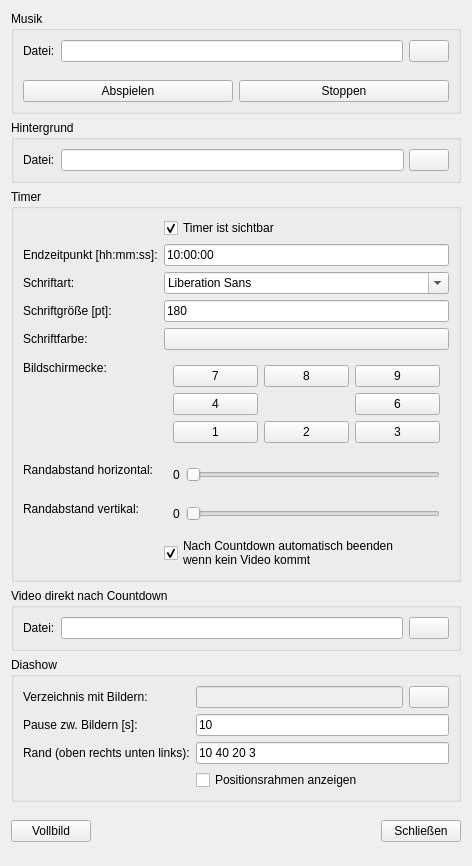
<?xml version="1.0" encoding="UTF-8"?>
<ui version="4.0">
 <class>Form</class>
 <widget class="QWidget" name="Form">
  <property name="geometry">
   <rect>
    <x>0</x>
    <y>0</y>
    <width>472</width>
    <height>866</height>
   </rect>
  </property>
  <property name="windowTitle">
   <string>Countdown Galerie Konfiguration</string>
  </property>
  <layout class="QVBoxLayout" name="verticalLayout_2">
   <item>
    <widget class="QGroupBox" name="groupBox_4">
     <property name="title">
      <string>Musik</string>
     </property>
     <layout class="QVBoxLayout" name="verticalLayout">
      <property name="spacing">
       <number>0</number>
      </property>
      <property name="leftMargin">
       <number>0</number>
      </property>
      <property name="topMargin">
       <number>0</number>
      </property>
      <property name="rightMargin">
       <number>0</number>
      </property>
      <property name="bottomMargin">
       <number>0</number>
      </property>
      <item>
       <widget class="QWidget" name="widget_6" native="true">
        <layout class="QHBoxLayout" name="horizontalLayout_5">
         <item>
          <widget class="QLabel" name="label_12">
           <property name="text">
            <string>Datei:</string>
           </property>
          </widget>
         </item>
         <item>
          <widget class="QLineEdit" name="_music_fn_label">
           <property name="readOnly">
            <bool>true</bool>
           </property>
          </widget>
         </item>
         <item>
          <widget class="QPushButton" name="_music_fn_button">
           <property name="text">
            <string/>
           </property>
          </widget>
         </item>
        </layout>
       </widget>
      </item>
      <item>
       <widget class="QWidget" name="widget_7" native="true">
        <layout class="QHBoxLayout" name="horizontalLayout_6">
         <item>
          <widget class="QPushButton" name="_music_play_button">
           <property name="text">
            <string>Abspielen</string>
           </property>
          </widget>
         </item>
         <item>
          <widget class="QPushButton" name="_music_stop_button">
           <property name="text">
            <string>Stoppen</string>
           </property>
          </widget>
         </item>
        </layout>
       </widget>
      </item>
     </layout>
    </widget>
   </item>
   <item>
    <widget class="QGroupBox" name="groupBox_2">
     <property name="title">
      <string>Hintergrund</string>
     </property>
     <layout class="QFormLayout" name="formLayout">
      <item row="0" column="0">
       <widget class="QLabel" name="label_7">
        <property name="text">
         <string>Datei:</string>
        </property>
       </widget>
      </item>
      <item row="0" column="1">
       <widget class="QWidget" name="widget_4" native="true">
        <layout class="QHBoxLayout" name="horizontalLayout_3">
         <property name="spacing">
          <number>5</number>
         </property>
         <property name="leftMargin">
          <number>0</number>
         </property>
         <property name="topMargin">
          <number>0</number>
         </property>
         <property name="rightMargin">
          <number>0</number>
         </property>
         <property name="bottomMargin">
          <number>0</number>
         </property>
         <item>
          <widget class="QLineEdit" name="_bg_fn_label">
           <property name="minimumSize">
            <size>
             <width>200</width>
             <height>0</height>
            </size>
           </property>
           <property name="readOnly">
            <bool>true</bool>
           </property>
          </widget>
         </item>
         <item>
          <widget class="QPushButton" name="_bg_fn_button">
           <property name="text">
            <string/>
           </property>
          </widget>
         </item>
        </layout>
       </widget>
      </item>
     </layout>
    </widget>
   </item>
   <item>
    <widget class="QGroupBox" name="groupBox">
     <property name="title">
      <string>Timer</string>
     </property>
     <layout class="QFormLayout" name="formLayout_2">
      <item row="0" column="1">
       <widget class="QCheckBox" name="_visible_timer_cb">
        <property name="text">
         <string>Timer ist sichtbar</string>
        </property>
        <property name="checked">
         <bool>true</bool>
        </property>
       </widget>
      </item>
      <item row="1" column="0">
       <widget class="QLabel" name="label_2">
        <property name="text">
         <string>Endzeitpunkt [hh:mm:ss]:</string>
        </property>
       </widget>
      </item>
      <item row="1" column="1">
       <widget class="QLineEdit" name="_end_time_input">
        <property name="text">
         <string>10:00:00</string>
        </property>
       </widget>
      </item>
      <item row="2" column="0">
       <widget class="QLabel" name="label_11">
        <property name="text">
         <string>Schriftart:</string>
        </property>
       </widget>
      </item>
      <item row="2" column="1">
       <widget class="QFontComboBox" name="_font_select"/>
      </item>
      <item row="3" column="0">
       <widget class="QLabel" name="label_3">
        <property name="text">
         <string>Schriftgröße [pt]:</string>
        </property>
       </widget>
      </item>
      <item row="3" column="1">
       <widget class="QLineEdit" name="_font_size_input">
        <property name="text">
         <string>180</string>
        </property>
       </widget>
      </item>
      <item row="4" column="0">
       <widget class="QLabel" name="label">
        <property name="text">
         <string>Schriftfarbe:</string>
        </property>
       </widget>
      </item>
      <item row="4" column="1">
       <widget class="QPushButton" name="_font_color_button">
        <property name="text">
         <string/>
        </property>
       </widget>
      </item>
      <item row="5" column="0">
       <widget class="QLabel" name="label_4">
        <property name="text">
         <string>Bildschirmecke:</string>
        </property>
       </widget>
      </item>
      <item row="5" column="1">
       <widget class="QWidget" name="widget" native="true">
        <layout class="QGridLayout" name="gridLayout">
         <item row="1" column="0">
          <widget class="QPushButton" name="_corner_4_button">
           <property name="text">
            <string>4</string>
           </property>
          </widget>
         </item>
         <item row="0" column="1">
          <widget class="QPushButton" name="_corner_8_button">
           <property name="text">
            <string>8</string>
           </property>
          </widget>
         </item>
         <item row="1" column="2">
          <widget class="QPushButton" name="_corner_6_button">
           <property name="text">
            <string>6</string>
           </property>
          </widget>
         </item>
         <item row="0" column="0">
          <widget class="QPushButton" name="_corner_7_button">
           <property name="text">
            <string>7</string>
           </property>
          </widget>
         </item>
         <item row="0" column="2">
          <widget class="QPushButton" name="_corner_9_button">
           <property name="text">
            <string>9</string>
           </property>
          </widget>
         </item>
         <item row="2" column="0">
          <widget class="QPushButton" name="_corner_1_button">
           <property name="text">
            <string>1</string>
           </property>
          </widget>
         </item>
         <item row="2" column="1">
          <widget class="QPushButton" name="_corner_2_button">
           <property name="text">
            <string>2</string>
           </property>
          </widget>
         </item>
         <item row="2" column="2">
          <widget class="QPushButton" name="_corner_3_button">
           <property name="text">
            <string>3</string>
           </property>
          </widget>
         </item>
        </layout>
       </widget>
      </item>
      <item row="6" column="0">
       <widget class="QLabel" name="label_5">
        <property name="text">
         <string>Randabstand horizontal:</string>
        </property>
       </widget>
      </item>
      <item row="6" column="1">
       <widget class="QWidget" name="widget_2" native="true">
        <layout class="QHBoxLayout" name="horizontalLayout">
         <item>
          <widget class="QLabel" name="_padding_x_label">
           <property name="text">
            <string>0</string>
           </property>
          </widget>
         </item>
         <item>
          <widget class="QSlider" name="_padding_x_slider">
           <property name="maximum">
            <number>100</number>
           </property>
           <property name="singleStep">
            <number>5</number>
           </property>
           <property name="orientation">
            <enum>Qt::Horizontal</enum>
           </property>
          </widget>
         </item>
        </layout>
       </widget>
      </item>
      <item row="7" column="0">
       <widget class="QLabel" name="label_6">
        <property name="text">
         <string>Randabstand vertikal:</string>
        </property>
       </widget>
      </item>
      <item row="7" column="1">
       <widget class="QWidget" name="widget_3" native="true">
        <layout class="QHBoxLayout" name="horizontalLayout_2">
         <item>
          <widget class="QLabel" name="_padding_y_label">
           <property name="text">
            <string>0</string>
           </property>
          </widget>
         </item>
         <item>
          <widget class="QSlider" name="_padding_y_slider">
           <property name="orientation">
            <enum>Qt::Horizontal</enum>
           </property>
          </widget>
         </item>
        </layout>
       </widget>
      </item>
      <item row="8" column="0">
       <widget class="QLabel" name="label_13">
        <property name="text">
         <string/>
        </property>
       </widget>
      </item>
      <item row="8" column="1">
       <widget class="QCheckBox" name="_auto_quit_cb">
        <property name="text">
         <string>Nach Countdown automatisch beenden
wenn kein Video kommt</string>
        </property>
        <property name="checked">
         <bool>true</bool>
        </property>
       </widget>
      </item>
     </layout>
    </widget>
   </item>
   <item>
    <widget class="QGroupBox" name="groupBox_5">
     <property name="title">
      <string>Video direkt nach Countdown</string>
     </property>
     <layout class="QHBoxLayout" name="horizontalLayout_7">
      <item>
       <widget class="QLabel" name="label_14">
        <property name="text">
         <string>Datei:</string>
        </property>
        <property name="alignment">
         <set>Qt::AlignLeading|Qt::AlignLeft|Qt::AlignVCenter</set>
        </property>
       </widget>
      </item>
      <item>
       <widget class="QLineEdit" name="_vid_fn_label">
        <property name="readOnly">
         <bool>true</bool>
        </property>
       </widget>
      </item>
      <item>
       <widget class="QPushButton" name="_vid_fn_button">
        <property name="text">
         <string/>
        </property>
       </widget>
      </item>
     </layout>
    </widget>
   </item>
   <item>
    <widget class="QGroupBox" name="groupBox_3">
     <property name="title">
      <string>Diashow</string>
     </property>
     <layout class="QFormLayout" name="formLayout_3">
      <item row="0" column="0">
       <widget class="QLabel" name="label_8">
        <property name="text">
         <string>Verzeichnis mit Bildern:</string>
        </property>
       </widget>
      </item>
      <item row="0" column="1">
       <widget class="QWidget" name="widget_5" native="true">
        <layout class="QHBoxLayout" name="horizontalLayout_4">
         <property name="leftMargin">
          <number>0</number>
         </property>
         <property name="topMargin">
          <number>0</number>
         </property>
         <property name="rightMargin">
          <number>0</number>
         </property>
         <property name="bottomMargin">
          <number>0</number>
         </property>
         <item>
          <widget class="QLineEdit" name="_dir_label">
           <property name="enabled">
            <bool>false</bool>
           </property>
           <property name="minimumSize">
            <size>
             <width>200</width>
             <height>0</height>
            </size>
           </property>
           <property name="readOnly">
            <bool>true</bool>
           </property>
          </widget>
         </item>
         <item>
          <widget class="QPushButton" name="_dir_button">
           <property name="text">
            <string/>
           </property>
          </widget>
         </item>
        </layout>
       </widget>
      </item>
      <item row="1" column="0">
       <widget class="QLabel" name="label_9">
        <property name="text">
         <string>Pause zw. Bildern [s]:</string>
        </property>
       </widget>
      </item>
      <item row="1" column="1">
       <widget class="QLineEdit" name="_pause_input">
        <property name="text">
         <string>10</string>
        </property>
       </widget>
      </item>
      <item row="2" column="0">
       <widget class="QLabel" name="label_10">
        <property name="text">
         <string>Rand (oben rechts unten links):</string>
        </property>
       </widget>
      </item>
      <item row="2" column="1">
       <widget class="QLineEdit" name="_slideshow_paddings">
        <property name="text">
         <string>10 40 20 3</string>
        </property>
       </widget>
      </item>
      <item row="3" column="1">
       <widget class="QCheckBox" name="_cb_show_slides_frame">
        <property name="text">
         <string>Positionsrahmen anzeigen</string>
        </property>
       </widget>
      </item>
     </layout>
    </widget>
   </item>
   <item>
    <widget class="QWidget" name="widget_8" native="true">
     <layout class="QHBoxLayout" name="horizontalLayout_8">
      <property name="leftMargin">
       <number>0</number>
      </property>
      <property name="topMargin">
       <number>0</number>
      </property>
      <property name="rightMargin">
       <number>0</number>
      </property>
      <property name="bottomMargin">
       <number>0</number>
      </property>
      <item>
       <widget class="QPushButton" name="_but_fullscreen">
        <property name="text">
         <string>Vollbild</string>
        </property>
       </widget>
      </item>
      <item>
       <spacer name="horizontalSpacer">
        <property name="orientation">
         <enum>Qt::Horizontal</enum>
        </property>
        <property name="sizeHint" stdset="0">
         <size>
          <width>40</width>
          <height>20</height>
         </size>
        </property>
       </spacer>
      </item>
      <item>
       <widget class="QPushButton" name="_but_close">
        <property name="text">
         <string>Schließen</string>
        </property>
       </widget>
      </item>
     </layout>
    </widget>
   </item>
  </layout>
 </widget>
 <tabstops>
  <tabstop>_visible_timer_cb</tabstop>
  <tabstop>_end_time_input</tabstop>
  <tabstop>_font_select</tabstop>
  <tabstop>_font_size_input</tabstop>
  <tabstop>_font_color_button</tabstop>
  <tabstop>_corner_7_button</tabstop>
  <tabstop>_corner_8_button</tabstop>
  <tabstop>_corner_9_button</tabstop>
  <tabstop>_corner_4_button</tabstop>
  <tabstop>_corner_6_button</tabstop>
  <tabstop>_corner_1_button</tabstop>
  <tabstop>_corner_2_button</tabstop>
  <tabstop>_corner_3_button</tabstop>
  <tabstop>_padding_x_slider</tabstop>
  <tabstop>_padding_y_slider</tabstop>
  <tabstop>_bg_fn_label</tabstop>
  <tabstop>_bg_fn_button</tabstop>
  <tabstop>_dir_label</tabstop>
  <tabstop>_dir_button</tabstop>
  <tabstop>_pause_input</tabstop>
  <tabstop>_slideshow_paddings</tabstop>
 </tabstops>
 <resources/>
 <connections>
  <connection>
   <sender>_padding_x_slider</sender>
   <signal>valueChanged(int)</signal>
   <receiver>_padding_x_label</receiver>
   <slot>setNum(int)</slot>
   <hints>
    <hint type="sourcelabel">
     <x>234</x>
     <y>285</y>
    </hint>
    <hint type="destinationlabel">
     <x>187</x>
     <y>282</y>
    </hint>
   </hints>
  </connection>
  <connection>
   <sender>_padding_y_slider</sender>
   <signal>valueChanged(int)</signal>
   <receiver>_padding_y_label</receiver>
   <slot>setNum(int)</slot>
   <hints>
    <hint type="sourcelabel">
     <x>214</x>
     <y>320</y>
    </hint>
    <hint type="destinationlabel">
     <x>188</x>
     <y>322</y>
    </hint>
   </hints>
  </connection>
 </connections>
</ui>
